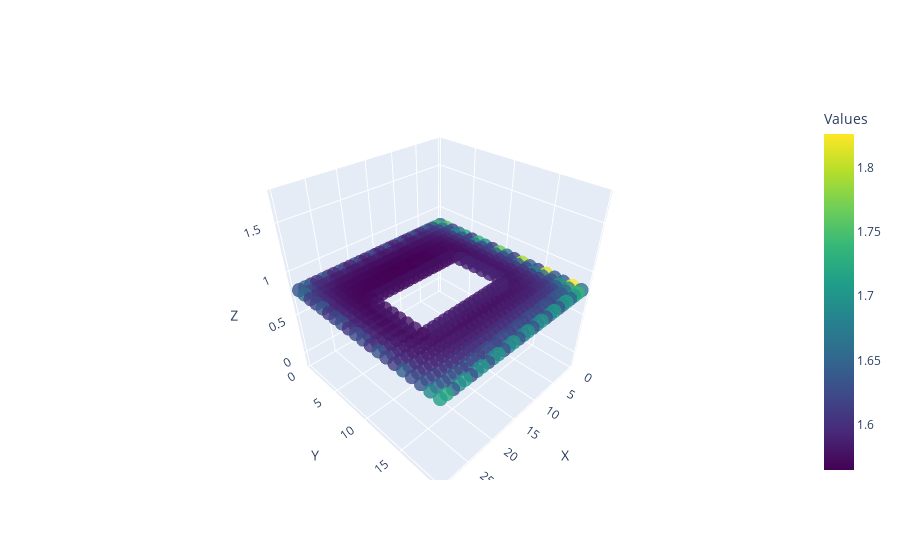

Notebook code cell kept with this figure:
### Code cell
import json
import plotly.graph_objs as go

# Load the grid data (replace with the actual file path if needed)
with open("/Users/toby/Desktop/grid_data.json", "r") as f:
    grid_data = json.load(f)

points = grid_data["points"]
values = grid_data["values"]

# Extract X, Y, Z coordinates
x, y, z = zip(*points)

# Create a scatter plot for the points
scatter = go.Scatter3d(
    x=x, y=y, z=z,
    mode='markers',
    marker=dict(
        size=5,
        color=values,
        colorscale='Viridis',
        opacity=0.8,
        colorbar=dict(title='Values')
    )
)

layout = go.Layout(
    scene=dict(
        xaxis=dict(title='X'),
        yaxis=dict(title='Y'),
        zaxis=dict(title='Z')
    )
)

fig = go.Figure(data=[scatter], layout=layout)
fig.show()

### Figure 1 — Plotly figure (JSON) as saved in the notebook; plotly's stock layout.template omitted (floating-point values rounded to 4 significant figures; data arrays with more than 128 entries replaced by an {"elided": "..."} marker saying what was removed)
{"data": [{"marker": {"color": {"elided": "504 float values"}, "colorbar": {"title": {"text": "Values"}}, "colorscale": [[0, "#440154"], [0.1111, "#482878"], [0.2222, "#3e4989"], [0.3333, "#31688e"], [0.4444, "#26828e"], [0.5556, "#1f9e89"], [0.6667, "#35b779"], [0.7778, "#6ece58"], [0.8889, "#b5de2b"], [1, "#fde725"]], "opacity": 0.8, "size": 5}, "mode": "markers", "type": "scatter3d", "x": {"elided": "504 float values"}, "y": {"elided": "504 float values"}, "z": {"elided": "504 float values"}}], "layout": {"scene": {"xaxis": {"title": {"text": "X"}}, "yaxis": {"title": {"text": "Y"}}, "zaxis": {"title": {"text": "Z"}}}}}
